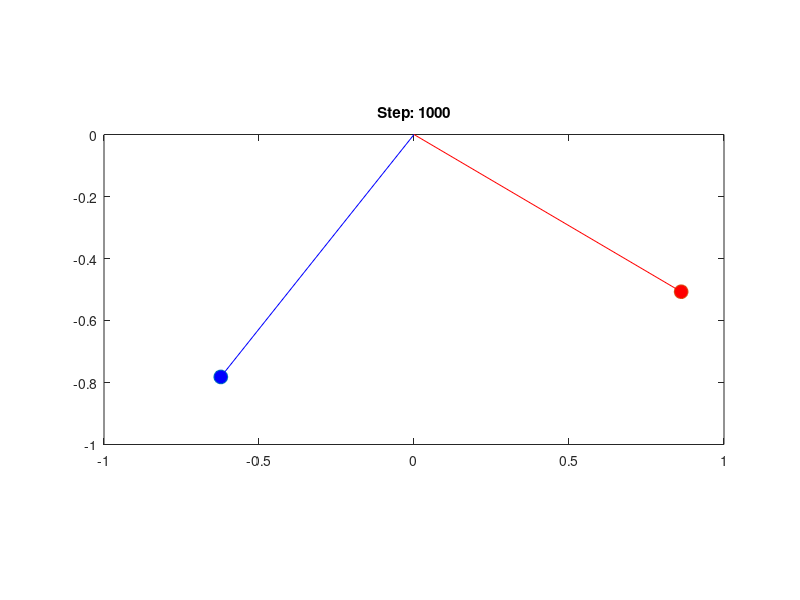
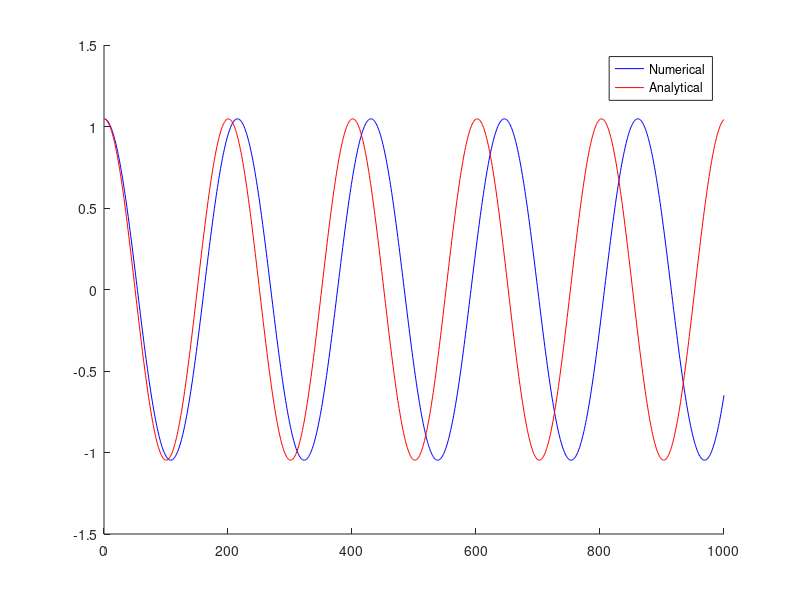

Source code (MATLAB) for these figures, in order:
clear;
figure(1);

% Variables for numerical solution
theta_graf = [];
theta = [];
w = [];
pos = []; % Position

% Variables for analytical solution
theta2 = [];
theta_graf2 = [];
pos2 = []; % Analytical position

% Parameters
m = 1;
g = 9.81;
L = 1; % Length of the pendulum
C = 0; % No damping
h = 0.01;

% Initial conditions
theta_0 = 60*(pi/180); % 60 degrees in radians
w_0 = 0; % No initial angular velocity

% Initialization for both solutions
theta = theta_0;
w = w_0;
pos = [L*sin(theta); -L*cos(theta)];
alpha = -(L*w*C + m*g*sin(theta))/(L*m);

% Initialize analytical solution
theta2 = theta_0;
pos2 = [L*sin(theta2); -L*cos(theta2)];

for step = 1:1000
    % Numerical update
    hold off;
    plot(pos(1), pos(2), 'o', 'MarkerFaceColor', 'b', 'MarkerSize', 10);
    hold on;
    plot([0 pos(1)], [0 pos(2)], 'b');
    
    % Analytical update
    plot(pos2(1), pos2(2), 'o', 'MarkerFaceColor', 'r', 'MarkerSize', 10);
    plot([0 pos2(1)], [0 pos2(2)], 'r');
    
    title(['Step: ' num2str(step)]);
    axis([-L L -L 0]);
    set(gca, 'dataAspectRatio', [1 1 1]);
    pause(0.001);
    
    % Integration step for numerical solution
    theta_a = theta;
    wa = w;
    wpm = wa + (h/2)*alpha;
    theta_pm = theta_a + (h/2)*wa;
    alpha_pm = -(L*wpm*C + m*g*sin(theta_pm))/(L*m);

    w = wa + h*alpha_pm;
    theta = theta_a + h*wpm;
    pos = [L*sin(theta); -L*cos(theta)];
    alpha = -(L*w*C + m*g*sin(theta))/(L*m);
    theta_graf = [theta_graf, theta];

    % Update analytical solution
    theta2 = theta_0 * cos(sqrt(g/L)*step*h);
    pos2 = [L*sin(theta2); -L*cos(theta2)];
    theta_graf2 = [theta_graf2, theta2];
end

figure(2);
hold on;
plot(theta_graf, 'b');
plot(theta_graf2, 'r');
legend('Numerical', 'Analytical');
